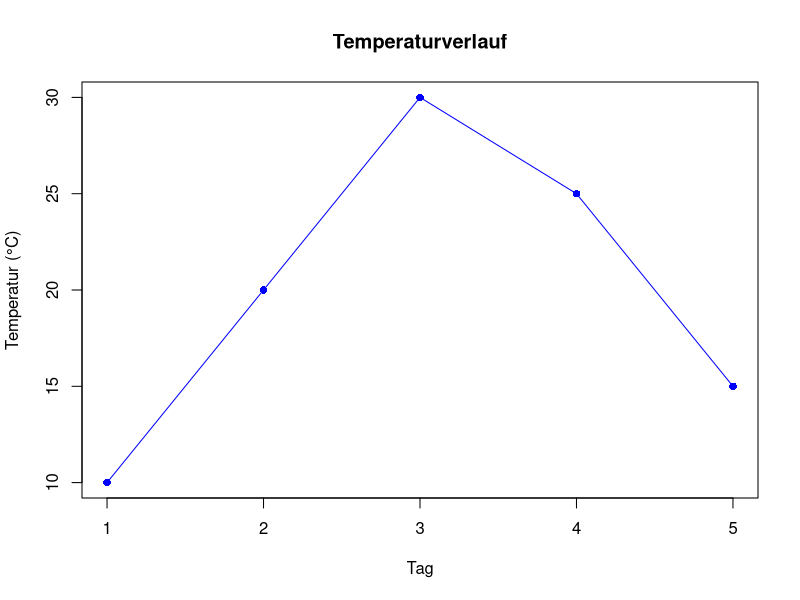
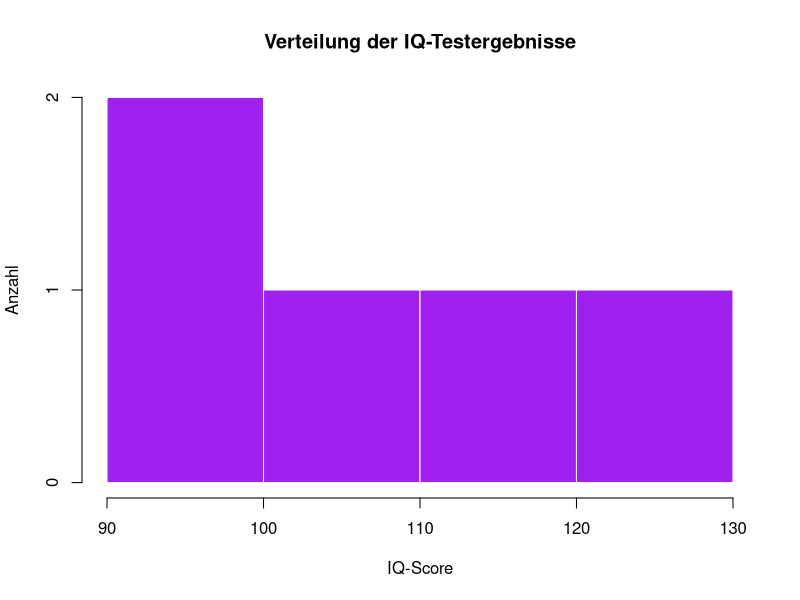
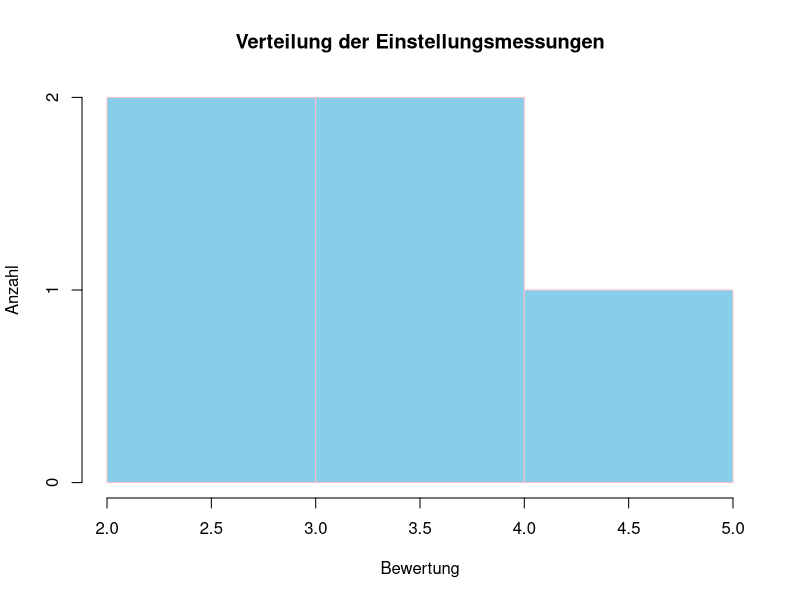

R code for these plots, in order:
# Beispiel-Daten für Temperatur in Grad Celsius
temperature <- c(10, 20, 30, 25, 15)

# Aussage: "Heute ist es wärmer als gestern"
# Spezifische Äußerung: "Dieses Jahr an Weihnachten ist es doppelt so kalt wie letztes Jahr"

# Grafische Darstellung der Temperaturdaten
plot(temperature, type = "o", pch = 16, col = "blue",
     xlab = "Tag", ylab = "Temperatur (°C)",
     main = "Temperaturverlauf")

# Intervallskala: Unterschiede zwischen den Werten sind quantifizierbar

# Beispiel-Daten für IQ-Testergebnisse
iq_scores <- c(100, 120, 90, 110, 130)

# Grafische Darstellung der Intervallskala
hist(iq_scores, main = "Verteilung der IQ-Testergebnisse",
     xlab = "IQ-Score", ylab = "Anzahl",
     col = "purple", border = "white")

# Intervallskala: Reihenfolge und Abstände sind relevant

# Beispiel-Daten für Einstellungsmessungen
attitude_scores <- c(5, 4, 3, 2, 4)

# Grafische Darstellung der Intervallskala
hist(attitude_scores, main = "Verteilung der Einstellungsmessungen",
     xlab = "Bewertung", ylab = "Anzahl",
     col = "skyblue", border = "pink")

# Intervallskala: Bewertungen können quantifiziert werden


